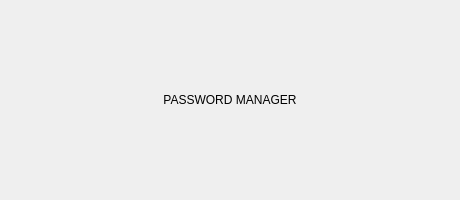
<?xml version="1.0" encoding="UTF-8"?>
<ui version="4.0">
 <class>AboutDialog</class>
 <widget class="QDialog" name="AboutDialog">
  <property name="geometry">
   <rect>
    <x>0</x>
    <y>0</y>
    <width>460</width>
    <height>200</height>
   </rect>
  </property>
  <property name="sizePolicy">
   <sizepolicy hsizetype="Fixed" vsizetype="Fixed">
    <horstretch>0</horstretch>
    <verstretch>0</verstretch>
   </sizepolicy>
  </property>
  <property name="minimumSize">
   <size>
    <width>460</width>
    <height>200</height>
   </size>
  </property>
  <property name="maximumSize">
   <size>
    <width>460</width>
    <height>200</height>
   </size>
  </property>
  <property name="windowTitle">
   <string/>
  </property>
  <layout class="QHBoxLayout" name="horizontalLayout">
   <item>
    <widget class="QLabel" name="label">
     <property name="text">
      <string>PASSWORD MANAGER</string>
     </property>
     <property name="scaledContents">
      <bool>false</bool>
     </property>
     <property name="alignment">
      <set>Qt::AlignCenter</set>
     </property>
     <property name="indent">
      <number>0</number>
     </property>
    </widget>
   </item>
  </layout>
 </widget>
 <resources/>
 <connections/>
</ui>
